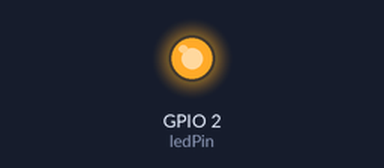
The sketch below on a simulated ESP8266 (NodeMCU). Parts: output pins drawn as LEDs (lit = HIGH). WiFi joins after 1.5 s; servers stay silent unless stated; uploads are accepted with an empty reply; random numbers use the default seed unless the sketch sets one; what the sketch prints to the serial monitor is not drawn.

Above: at 0.1 s.
At 1.6 s:
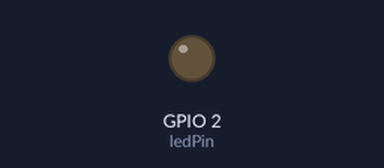
Timing chart, 0 to 3.1 s (numbered marks = the images above):
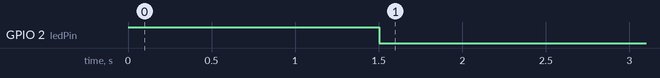

The sketch:

WifiConnectTest.ino
```cpp
#include <ESP8266WiFi.h>
#include <ESP8266TrueRandom.h>

const char* ssid="Beerkuil";
const char* password = "LetMeInPlease";

int ledPin = LED_BUILTIN;

int temperature = 19;

const char* host = "192.168.0.114";
const int hostPort = 3000;

WiFiClient client;

void setup() {
  // basic setup
  pinMode(ledPin,OUTPUT);
  digitalWrite(ledPin,HIGH);

  Serial.begin(115200);
  Serial.println();
  Serial.print("Wifi connecting to ");
  Serial.println( ssid );

  // connect to wifi
  WiFi.begin(ssid,password);

  Serial.println();
  Serial.print("Connecting");

  while( WiFi.status() != WL_CONNECTED ){
      delay(500);
      Serial.print(".");
  }


  digitalWrite( ledPin , LOW);
  Serial.println();

  Serial.println("Wifi Connected Success!");
  Serial.print("NodeMCU IP Address : ");
  Serial.println(WiFi.localIP() );
}

void loop() {
  // put your main code here, to run repeatedly:

  generateAndSendNewNumber();

  delay(2000);

}

void generateAndSendNewNumber() {
  temperature = ESP8266TrueRandom.random(1,40);

  Serial.println("Temp = " + String(temperature));

  if(client.connect(host,hostPort)){

    client.println("POST / HTTP/1.1");
    client.println("Host: host");
    client.println("Connection: keep-alive");
    client.println("Cache-Control: no-cache");
    client.println("Content-Type: text/plain");
    client.print("Content-Length: ");
    client.println(String(temperature).length());
    client.println();
    client.println(String(temperature));

    delay(10);
    // Read all the lines of the response and print them to Serial
    Serial.println("Response: ");
    while(client.available()){
      String line = client.readStringUntil('\r');
      Serial.print(line);
    }
  }
}
```
